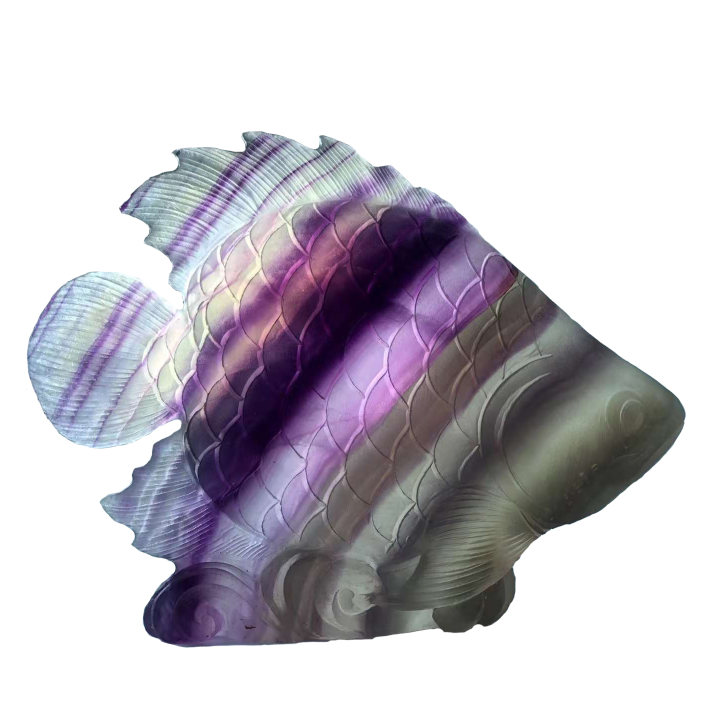
#> input picture app1/fluoritefish.jpg, 1427 x 1427 px, found by its file name (shown at 1/2 size)
$ python 2.py
#> lines starting #> are read from the running program, lines starting #| are printed output that depends on the picture; after the words box and inside, x2 and y2 are one past the last pixel; in counts of white or black regions, pixels touching at a corner belong together
from random import random
import cv2
import random

img=cv2.imread('./app1/fluoritefish.jpg',-1)
#> img is the input picture: shape (1427, 1427, 3); mean B, G, R 201.1, 193.4, 197.2

for i in range(100):
    for j in range(img.shape[1]):
        img[i][j]=[random.randint(0,255),random.randint(0,255),random.randint(0,255)]
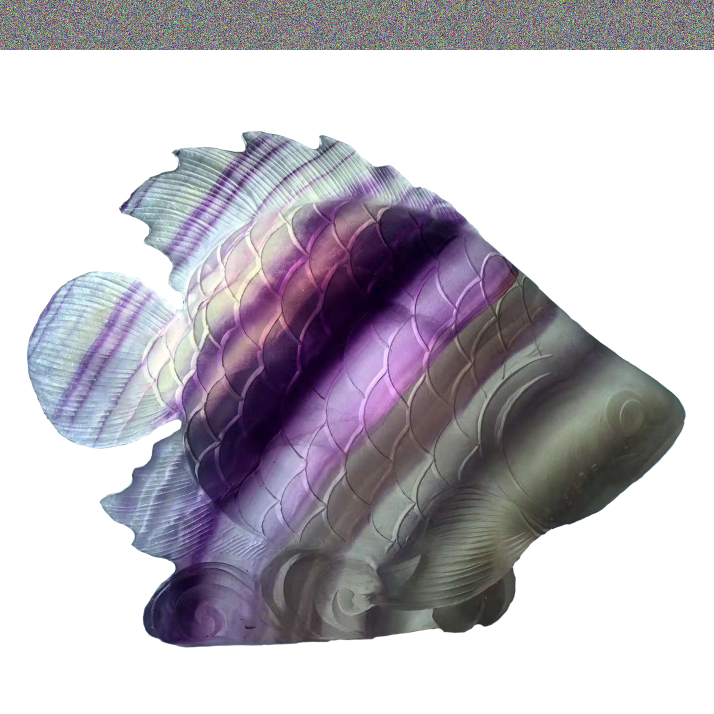
#> img: shape (1427, 1427, 3) (shown at 1/2 size); 7.01% of pixels changed, all inside (x1, y1, x2, y2) = (0, 0, 1427, 100)

tags=img[500:700,600:900]
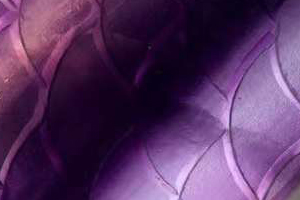
#> tags: shape (200, 300, 3); mean B, G, R 96.7, 51.1, 86.8
img[100:300,650:950]=tags
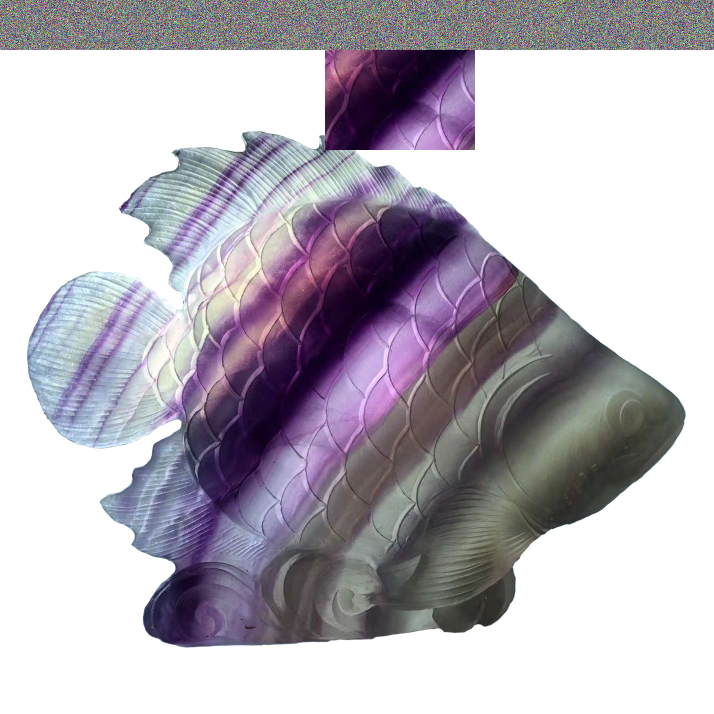
#> img: shape (1427, 1427, 3) (shown at 1/2 size); 2.95% of pixels changed, all inside (x1, y1, x2, y2) = (650, 100, 950, 300)

cv2.imshow('Image',img)
cv2.waitKey(0)
cv2.destroyAllWindows()

$ run again, with app1/chess2.jpg copied over app1/fluoritefish.jpg
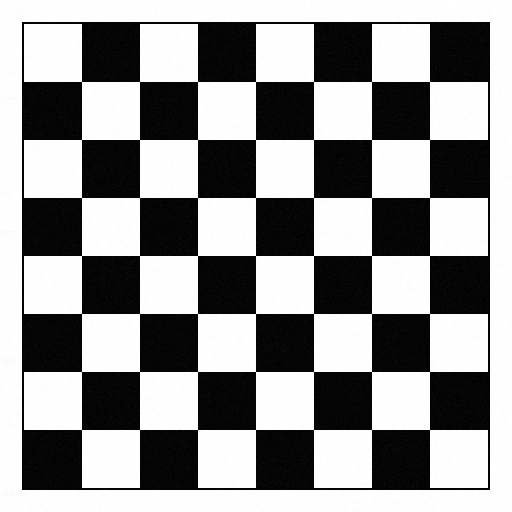
#> input picture app1/chess2.jpg, 1024 x 1024 px, found by its file name (shown at 1/2 size)
#> img is the input picture: shape (1024, 1024, 3); min 0, max 255, mean 147.9
#> after the loop `for i in range(100):`:
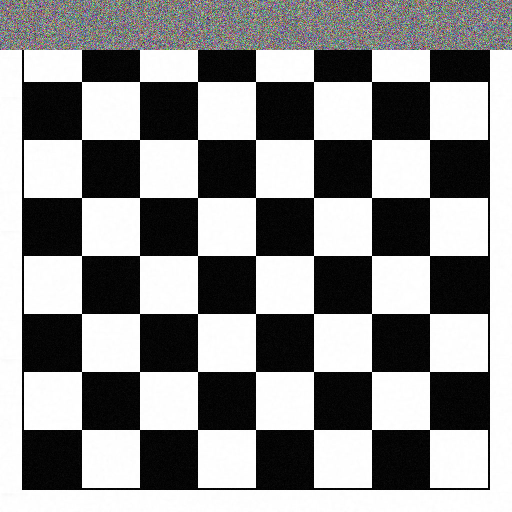
#> img: shape (1024, 1024, 3) (shown at 1/2 size); 9.77% of pixels changed, all inside (x1, y1, x2, y2) = (0, 0, 1024, 100)
#> `img[100:300,650:950]=tags`:
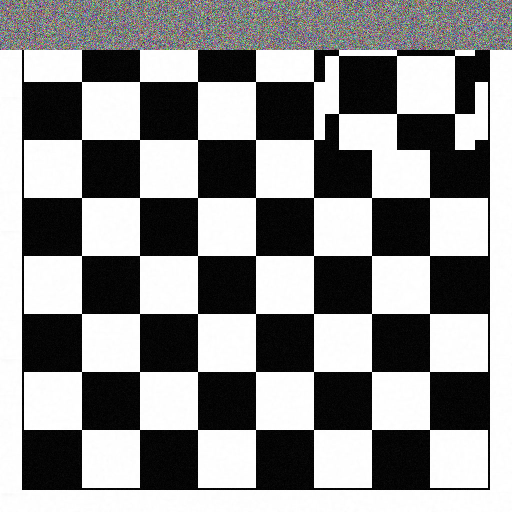
#> img: shape (1024, 1024, 3) (shown at 1/2 size); 4.98% of pixels changed, all inside (x1, y1, x2, y2) = (650, 100, 950, 300)
